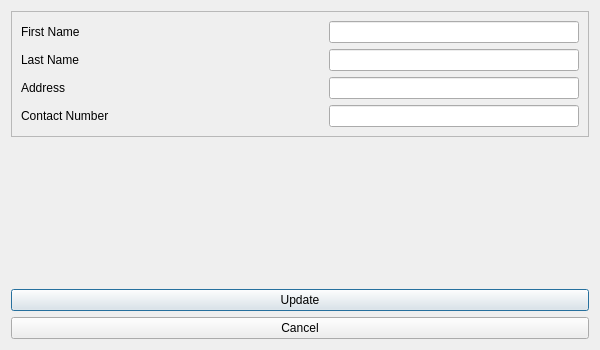
<?xml version="1.0" encoding="UTF-8"?>
<ui version="4.0">
 <class>Dialog</class>
 <widget class="QDialog" name="Dialog">
  <property name="geometry">
   <rect>
    <x>0</x>
    <y>0</y>
    <width>600</width>
    <height>350</height>
   </rect>
  </property>
  <property name="windowTitle">
   <string>Dialog</string>
  </property>
  <layout class="QVBoxLayout" name="verticalLayout_3">
   <item>
    <widget class="QFrame" name="updateEmployeeDetails">
     <property name="frameShape">
      <enum>QFrame::StyledPanel</enum>
     </property>
     <property name="frameShadow">
      <enum>QFrame::Raised</enum>
     </property>
     <layout class="QVBoxLayout" name="verticalLayout">
      <item>
       <layout class="QHBoxLayout" name="horizontalLayout">
        <item>
         <widget class="QLabel" name="employeeName">
          <property name="text">
           <string>First Name</string>
          </property>
         </widget>
        </item>
        <item alignment="Qt::AlignRight">
         <widget class="QLineEdit" name="employeeNameInput">
          <property name="minimumSize">
           <size>
            <width>250</width>
            <height>0</height>
           </size>
          </property>
         </widget>
        </item>
       </layout>
      </item>
      <item>
       <layout class="QHBoxLayout" name="horizontalLayout_2">
        <item>
         <widget class="QLabel" name="employeeName_2">
          <property name="text">
           <string>Last Name</string>
          </property>
         </widget>
        </item>
        <item alignment="Qt::AlignRight">
         <widget class="QLineEdit" name="employeeNameInput_2">
          <property name="minimumSize">
           <size>
            <width>250</width>
            <height>0</height>
           </size>
          </property>
         </widget>
        </item>
       </layout>
      </item>
      <item>
       <layout class="QHBoxLayout" name="horizontalLayout_3">
        <item>
         <widget class="QLabel" name="address">
          <property name="text">
           <string>Address</string>
          </property>
         </widget>
        </item>
        <item alignment="Qt::AlignRight">
         <widget class="QLineEdit" name="addressInput">
          <property name="minimumSize">
           <size>
            <width>250</width>
            <height>0</height>
           </size>
          </property>
         </widget>
        </item>
       </layout>
      </item>
      <item>
       <layout class="QHBoxLayout" name="horizontalLayout_4">
        <item>
         <widget class="QLabel" name="contactNumber">
          <property name="text">
           <string>Contact Number</string>
          </property>
         </widget>
        </item>
        <item alignment="Qt::AlignRight">
         <widget class="QLineEdit" name="contactNumberInput">
          <property name="minimumSize">
           <size>
            <width>250</width>
            <height>0</height>
           </size>
          </property>
         </widget>
        </item>
       </layout>
      </item>
     </layout>
    </widget>
   </item>
   <item>
    <layout class="QVBoxLayout" name="verticalLayout_2">
     <item>
      <spacer name="verticalSpacer">
       <property name="orientation">
        <enum>Qt::Vertical</enum>
       </property>
       <property name="sizeHint" stdset="0">
        <size>
         <width>20</width>
         <height>40</height>
        </size>
       </property>
      </spacer>
     </item>
     <item>
      <widget class="QPushButton" name="confirmButton">
       <property name="text">
        <string>Update</string>
       </property>
      </widget>
     </item>
     <item>
      <widget class="QPushButton" name="cancelButton">
       <property name="text">
        <string>Cancel</string>
       </property>
      </widget>
     </item>
    </layout>
   </item>
  </layout>
 </widget>
 <resources/>
 <connections/>
</ui>
